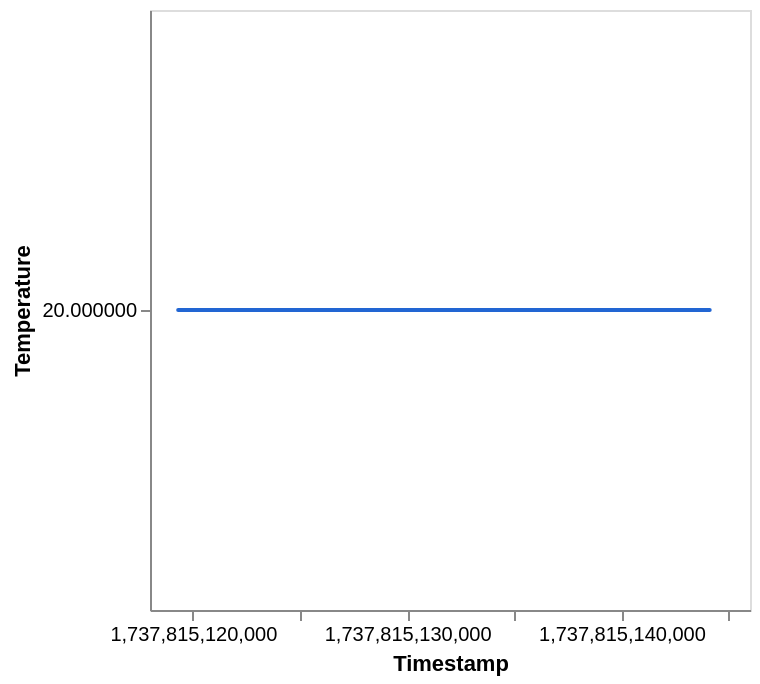

Here is the notebook cell this chart was saved with:
### Code cell
(lambda: DeepnoteChart(df, """{"layer":[{"layer":[{"mark":{"clip":true,"type":"trail","color":"#2266D3","tooltip":true},"encoding":{"x":{"axis":{"grid":false},"sort":null,"type":"quantitative","field":"Timestamp","scale":{"type":"linear","zero":false},"format":{"type":"default","decimals":null},"formatType":"numberFormatFromNumberType"},"y":{"axis":{"grid":false},"sort":null,"type":"quantitative","field":"Temperature","scale":{"type":"linear","zero":false},"format":{"type":"default","decimals":null},"formatType":"numberFormatFromNumberType"}}}]}],"title":"","config":{"legend":{}},"$schema":"https://vega.github.io/schema/vega-lite/v5.json","encoding":{},"usermeta":{"tooltipDefaultMode":true}}""") if 'DeepnoteChart' in globals() else _dntk.DeepnoteChart(df, """{"layer":[{"layer":[{"mark":{"clip":true,"type":"trail","color":"#2266D3","tooltip":true},"encoding":{"x":{"axis":{"grid":false},"sort":null,"type":"quantitative","field":"Timestamp","scale":{"type":"linear","zero":false},"format":{"type":"default","decimals":null},"formatType":"numberFormatFromNumberType"},"y":{"axis":{"grid":false},"sort":null,"type":"quantitative","field":"Temperature","scale":{"type":"linear","zero":false},"format":{"type":"default","decimals":null},"formatType":"numberFormatFromNumberType"}}}]}],"title":"","config":{"legend":{}},"$schema":"https://vega.github.io/schema/vega-lite/v5.json","encoding":{},"usermeta":{"tooltipDefaultMode":true}}"""))()

### Figure 1 — Vega-Lite specification as saved in the notebook (floating-point values rounded to 4 significant figures)
{"layer": [{"layer": [{"mark": {"clip": true, "type": "trail", "color": "#2266D3", "tooltip": true}, "encoding": {"x": {"axis": {"grid": false}, "sort": null, "type": "quantitative", "field": "Timestamp", "scale": {"type": "linear", "zero": false}, "format": {"type": "default", "decimals": null}, "formatType": "numberFormatFromNumberType"}, "y": {"axis": {"grid": false}, "sort": null, "type": "quantitative", "field": "Temperature", "scale": {"type": "linear", "zero": false}, "format": {"type": "default", "decimals": null}, "formatType": "numberFormatFromNumberType"}}}]}], "title": "", "config": {"legend": {}}, "$schema": "https://vega.github.io/schema/vega-lite/v5.json", "encoding": {}, "usermeta": {"tooltipDefaultMode": true}, "data": {"values": [{"Timestamp": 1737815119315, "Temperature": 20, "Humidity": 57}, {"Timestamp": 1737815121569, "Temperature": 20, "Humidity": 57}, {"Timestamp": 1737815123824, "Temperature": 20, "Humidity": 57}, {"Timestamp": 1737815126078, "Temperature": 20, "Humidity": 57}, {"Timestamp": 1737815128332, "Temperature": 20, "Humidity": 57}, {"Timestamp": 1737815132848, "Temperature": 20, "Humidity": 57}, {"Timestamp": 1737815135102, "Temperature": 20, "Humidity": 57}, {"Timestamp": 1737815137357, "Temperature": 20, "Humidity": 57}, {"Timestamp": 1737815139611, "Temperature": 20, "Humidity": 57}, {"Timestamp": 1737815141866, "Temperature": 20, "Humidity": 57}, {"Timestamp": 1737815144120, "Temperature": 20, "Humidity": 56}]}}
